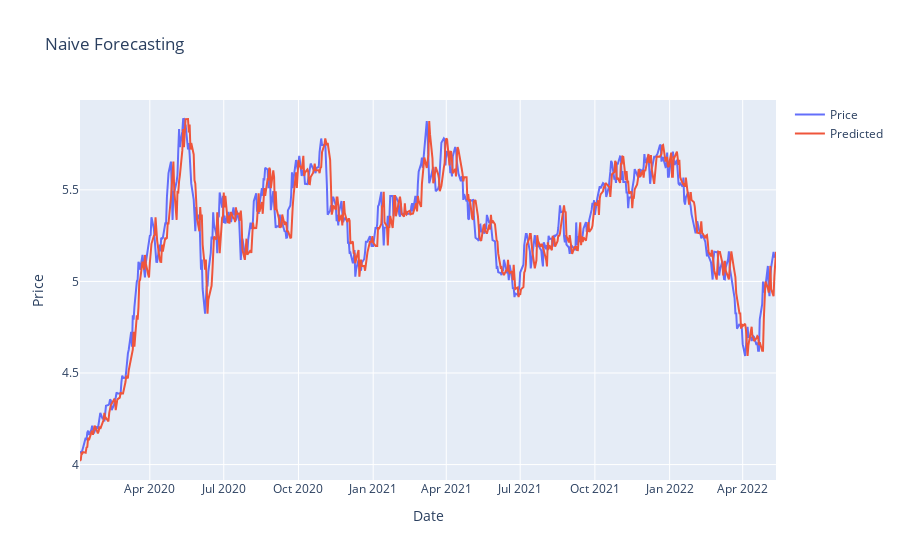

The notebook cell this image was saved under:
### Code cell
fig = go.Figure()

fig.add_trace(go.Scatter(x=ts.index, y=ts.price.values, mode='lines', name='Price'))
fig.add_trace(go.Scatter(x=ts.index, y=ts.forecasting.values, mode='lines', name='Predicted'))

fig.update_layout(title='Naive Forecasting', xaxis_title='Date', yaxis_title='Price')

### Figure 1 — Plotly figure (JSON) as saved in the notebook; plotly's stock layout.template omitted (floating-point values rounded to 4 significant figures; data arrays with more than 128 entries replaced by an {"elided": "..."} marker saying what was removed)
{"data": [{"mode": "lines", "name": "Price", "type": "scatter", "x": {"elided": "614 str values"}, "y": {"elided": "614 float values"}}, {"mode": "lines", "name": "Predicted", "type": "scatter", "x": {"elided": "614 str values"}, "y": {"elided": "614 float values"}}], "layout": {"title": {"text": "Naive Forecasting"}, "xaxis": {"title": {"text": "Date"}}, "yaxis": {"title": {"text": "Price"}}}}
